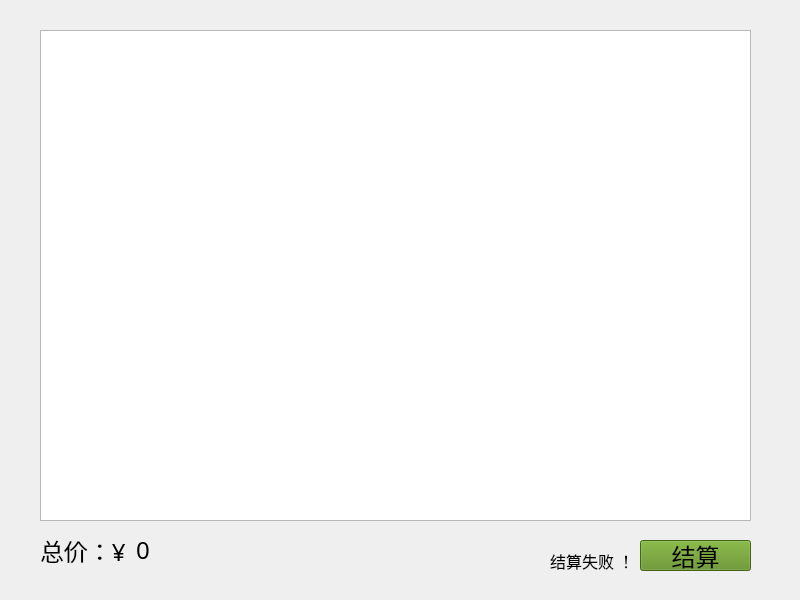
<?xml version="1.0" encoding="UTF-8"?>
<ui version="4.0">
 <class>shopList</class>
 <widget class="QWidget" name="shopList">
  <property name="geometry">
   <rect>
    <x>0</x>
    <y>0</y>
    <width>800</width>
    <height>600</height>
   </rect>
  </property>
  <property name="windowTitle">
   <string>Form</string>
  </property>
  <widget class="QListWidget" name="buylistWidget">
   <property name="geometry">
    <rect>
     <x>40</x>
     <y>30</y>
     <width>711</width>
     <height>491</height>
    </rect>
   </property>
  </widget>
  <widget class="QLabel" name="money_lb">
   <property name="geometry">
    <rect>
     <x>40</x>
     <y>530</y>
     <width>91</width>
     <height>41</height>
    </rect>
   </property>
   <property name="font">
    <font>
     <family>阿里巴巴普惠体 M</family>
     <pointsize>18</pointsize>
    </font>
   </property>
   <property name="text">
    <string>总价：¥</string>
   </property>
  </widget>
  <widget class="QLabel" name="money_tot">
   <property name="geometry">
    <rect>
     <x>136</x>
     <y>534</y>
     <width>121</width>
     <height>31</height>
    </rect>
   </property>
   <property name="font">
    <font>
     <family>阿里巴巴普惠体 M</family>
     <pointsize>18</pointsize>
    </font>
   </property>
   <property name="text">
    <string>0</string>
   </property>
  </widget>
  <widget class="QPushButton" name="check">
   <property name="geometry">
    <rect>
     <x>640</x>
     <y>540</y>
     <width>111</width>
     <height>31</height>
    </rect>
   </property>
   <property name="font">
    <font>
     <family>阿里巴巴普惠体 M</family>
     <pointsize>18</pointsize>
    </font>
   </property>
   <property name="styleSheet">
    <string notr="true">background-color: rgb(91, 141, 28);</string>
   </property>
   <property name="text">
    <string>结算</string>
   </property>
  </widget>
  <widget class="QLabel" name="fail_lb">
   <property name="geometry">
    <rect>
     <x>550</x>
     <y>550</y>
     <width>81</width>
     <height>21</height>
    </rect>
   </property>
   <property name="font">
    <font>
     <family>3 Prong Tree</family>
     <pointsize>12</pointsize>
    </font>
   </property>
   <property name="text">
    <string>结算失败 ！</string>
   </property>
  </widget>
 </widget>
 <resources/>
 <connections/>
</ui>
